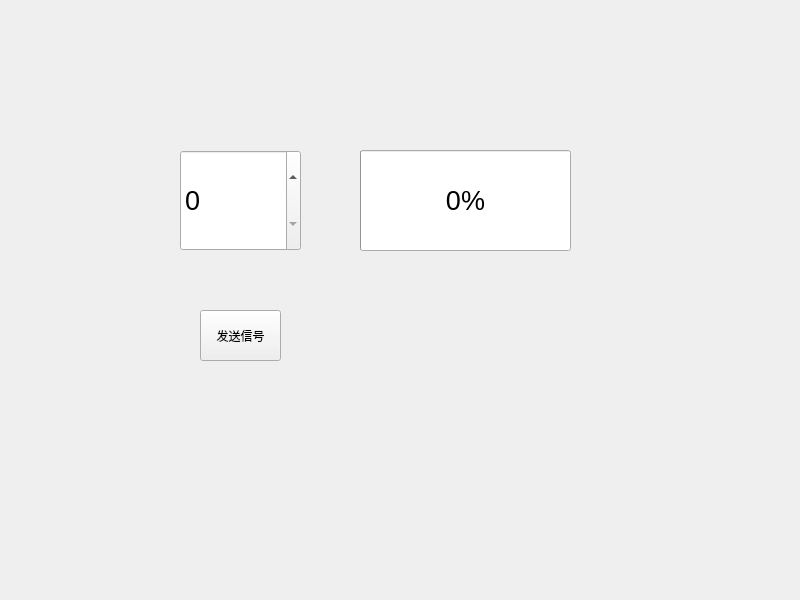
<?xml version="1.0" encoding="UTF-8"?>
<ui version="4.0">
 <class>Widget</class>
 <widget class="QWidget" name="Widget">
  <property name="geometry">
   <rect>
    <x>0</x>
    <y>0</y>
    <width>800</width>
    <height>600</height>
   </rect>
  </property>
  <property name="windowTitle">
   <string>Widget</string>
  </property>
  <widget class="QSpinBox" name="spinBox">
   <property name="geometry">
    <rect>
     <x>180</x>
     <y>150</y>
     <width>121</width>
     <height>101</height>
    </rect>
   </property>
   <property name="font">
    <font>
     <pointsize>20</pointsize>
    </font>
   </property>
  </widget>
  <widget class="QProgressBar" name="progressBar">
   <property name="geometry">
    <rect>
     <x>360</x>
     <y>150</y>
     <width>211</width>
     <height>101</height>
    </rect>
   </property>
   <property name="font">
    <font>
     <pointsize>20</pointsize>
    </font>
   </property>
   <property name="value">
    <number>0</number>
   </property>
  </widget>
  <widget class="QPushButton" name="pushButton">
   <property name="geometry">
    <rect>
     <x>200</x>
     <y>310</y>
     <width>81</width>
     <height>51</height>
    </rect>
   </property>
   <property name="text">
    <string>发送信号</string>
   </property>
  </widget>
 </widget>
 <resources/>
 <connections/>
</ui>
